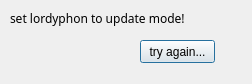
<?xml version="1.0" encoding="UTF-8"?>
<ui version="4.0">
 <class>Dialog</class>
 <widget class="QDialog" name="Dialog">
  <property name="geometry">
   <rect>
    <x>0</x>
    <y>0</y>
    <width>252</width>
    <height>84</height>
   </rect>
  </property>
  <property name="windowTitle">
   <string>Dialog</string>
  </property>
  <widget class="QLabel" name="label_2">
   <property name="geometry">
    <rect>
     <x>10</x>
     <y>10</y>
     <width>211</width>
     <height>16</height>
    </rect>
   </property>
   <property name="font">
    <font>
     <family>Lucida Sans Typewriter</family>
     <weight>50</weight>
     <bold>false</bold>
    </font>
   </property>
   <property name="contextMenuPolicy">
    <enum>Qt::DefaultContextMenu</enum>
   </property>
   <property name="accessibleName">
    <string>0</string>
   </property>
   <property name="frameShadow">
    <enum>QFrame::Sunken</enum>
   </property>
   <property name="lineWidth">
    <number>0</number>
   </property>
   <property name="text">
    <string>set lordyphon to update mode!</string>
   </property>
  </widget>
  <widget class="QPushButton" name="pushButton">
   <property name="geometry">
    <rect>
     <x>140</x>
     <y>40</y>
     <width>75</width>
     <height>23</height>
    </rect>
   </property>
   <property name="text">
    <string>try again...</string>
   </property>
  </widget>
 </widget>
 <resources/>
 <connections/>
</ui>
